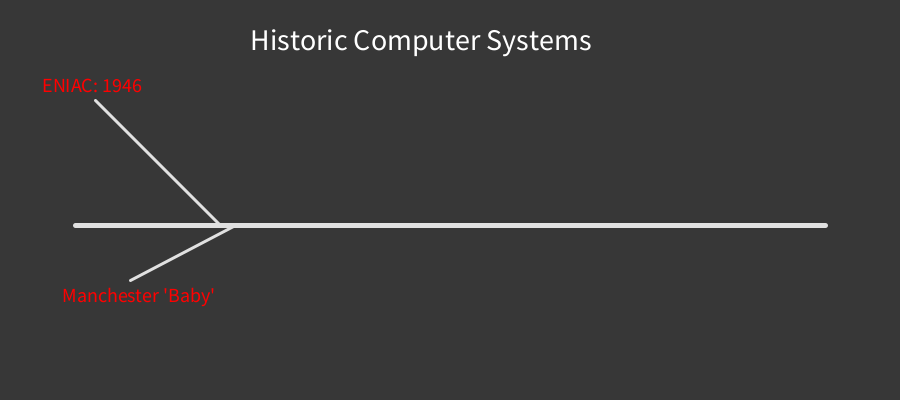
Frame 1 (no input)
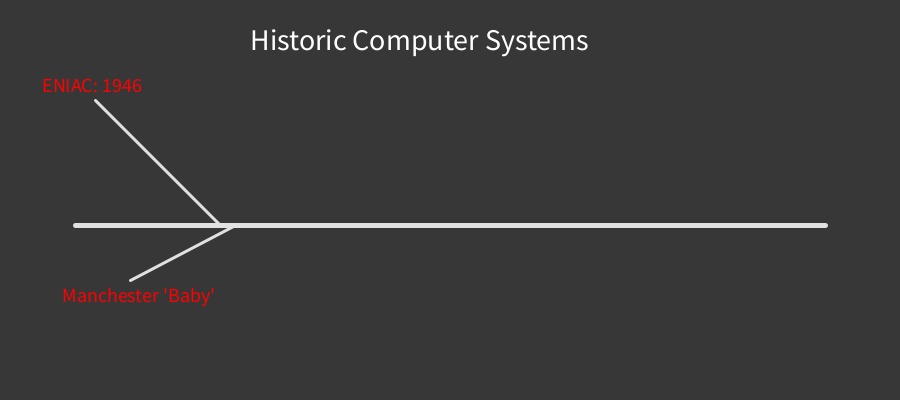
Frame 60 (the mouse pressed at the canvas centre just before this capture)
Frame 120 (the mouse held since frame 60 and released just before this capture): identical to frame 60, image omitted

The Processing sketch that drew these frames (run headless with seeded random() and noise(); from frame 60 on, the mouse is pressed at the canvas centre):

// Processing sketch: Computer_History_Timeline_2_pde
// ── Computer_History_Timeline_2_pde.pde
void setup() {
  size(900,400);
}

void draw() {
  background(55);
  fill(255);
  textSize(30);
  text("Historic Computer Systems",250,50);
  stroke(225);
  strokeWeight(5);
  line(75,225,825,225);
  strokeWeight(3);
  line(130,280,235,225);
  strokeWeight(3);
  line(95,100,220,225);
  histEvent("ENIAC: 1946","The first electronic general-purpose computer.\n It was Turing-complete, digital, and capable of being \nreprogrammed to solve a large class of numerical problems.",100,100,100,40);
  textSize(10);
  histEvent("Manchester 'Baby'","The world's first stored-program computer.\n It was built at the Victoria University of Manchester by Frederic C. Williams, \nTom Kilburn, and Geoff Tootill, and ran its first program on\n 21 June 1948.",120,310,100,40);
  //histEvent("Cool",300,300,100,40);
}

void histEvent(String bText, String dText, int x, int y, int w, int h) {
  rectMode(CENTER);
  noStroke();
  fill(0,255,0);
  //rect(x,y,w+40,h+20,15);  
  fill(255,0,0);
  textSize(20);
  text(bText,x-58,y-8);
  if (mouseX>=x && mouseX<=x+w && mouseY>=y-35 && mouseY<=y+h) {
    fill(0,255,0);
    textSize(10);
    text(dText, x-90,y+20);
  }
  
}
